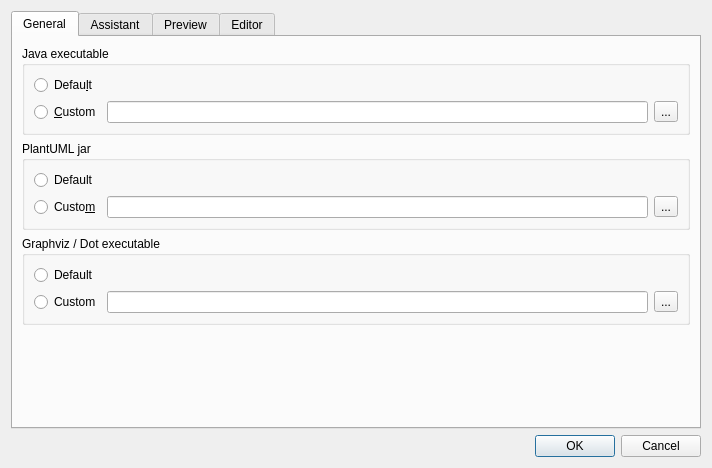
<?xml version="1.0" encoding="UTF-8"?>
<ui version="4.0">
 <class>PreferencesDialog</class>
 <widget class="QDialog" name="PreferencesDialog">
  <property name="geometry">
   <rect>
    <x>0</x>
    <y>0</y>
    <width>712</width>
    <height>468</height>
   </rect>
  </property>
  <property name="windowTitle">
   <string>Preferences</string>
  </property>
  <property name="modal">
   <bool>true</bool>
  </property>
  <layout class="QVBoxLayout" name="verticalLayout_6">
   <item>
    <widget class="QTabWidget" name="tabWidget">
     <property name="currentIndex">
      <number>0</number>
     </property>
     <widget class="QWidget" name="tab_General">
      <attribute name="title">
       <string>General</string>
      </attribute>
      <layout class="QVBoxLayout" name="verticalLayout_General">
       <item>
        <layout class="QVBoxLayout" name="verticalLayout_5">
         <item>
          <widget class="QGroupBox" name="groupBox_Java">
           <property name="title">
            <string>Java executable</string>
           </property>
           <layout class="QVBoxLayout" name="verticalLayout">
            <item>
             <widget class="QRadioButton" name="defaultJavaRadio">
              <property name="text">
               <string>Defau&amp;lt</string>
              </property>
             </widget>
            </item>
            <item>
             <layout class="QHBoxLayout" name="horizontalLayout_3">
              <item>
               <widget class="QRadioButton" name="customJavaRadio">
                <property name="text">
                 <string>&amp;Custom</string>
                </property>
               </widget>
              </item>
              <item>
               <widget class="QLineEdit" name="customJavaPathEdit"/>
              </item>
              <item>
               <widget class="QToolButton" name="customJavaPathButton">
                <property name="text">
                 <string>...</string>
                </property>
               </widget>
              </item>
             </layout>
            </item>
           </layout>
          </widget>
         </item>
         <item>
          <widget class="QGroupBox" name="groupBox_PlantUML">
           <property name="title">
            <string>PlantUML jar</string>
           </property>
           <layout class="QVBoxLayout" name="verticalLayout_2">
            <item>
             <widget class="QRadioButton" name="defaultPlatUmlRadio">
              <property name="text">
               <string>Default</string>
              </property>
             </widget>
            </item>
            <item>
             <layout class="QHBoxLayout" name="horizontalLayout_4">
              <item>
               <widget class="QRadioButton" name="customPlantUmlRadio">
                <property name="text">
                 <string>Custo&amp;m</string>
                </property>
               </widget>
              </item>
              <item>
               <widget class="QLineEdit" name="customPlantUmlEdit"/>
              </item>
              <item>
               <widget class="QToolButton" name="customPlantUmlButton">
                <property name="text">
                 <string>...</string>
                </property>
               </widget>
              </item>
             </layout>
            </item>
           </layout>
          </widget>
         </item>
         <item>
          <widget class="QGroupBox" name="groupBox_Graphviz">
           <property name="title">
            <string>Graphviz / Dot executable</string>
           </property>
           <layout class="QVBoxLayout" name="verticalLayout_3">
            <item>
             <widget class="QRadioButton" name="defaultGraphizRadio">
              <property name="text">
               <string>Default</string>
              </property>
             </widget>
            </item>
            <item>
             <layout class="QHBoxLayout" name="horizontalLayout_5">
              <item>
               <widget class="QRadioButton" name="customGraphizRadio">
                <property name="text">
                 <string>Custom</string>
                </property>
               </widget>
              </item>
              <item>
               <widget class="QLineEdit" name="customGraphizEdit"/>
              </item>
              <item>
               <widget class="QToolButton" name="customGraphizButton">
                <property name="text">
                 <string>...</string>
                </property>
               </widget>
              </item>
             </layout>
            </item>
           </layout>
          </widget>
         </item>
         <item>
          <spacer name="verticalSpacer_General">
           <property name="orientation">
            <enum>Qt::Vertical</enum>
           </property>
           <property name="sizeHint" stdset="0">
            <size>
             <width>20</width>
             <height>40</height>
            </size>
           </property>
          </spacer>
         </item>
        </layout>
       </item>
      </layout>
     </widget>
     <widget class="QWidget" name="tab_Assistant">
      <attribute name="title">
       <string>Assistant</string>
      </attribute>
      <layout class="QVBoxLayout" name="verticalLayout_Assistant">
       <item>
        <widget class="QGroupBox" name="groupBox_Assistant_File">
         <property name="title">
          <string>Assistant</string>
         </property>
         <layout class="QVBoxLayout" name="verticalLayout_11">
          <item>
           <layout class="QHBoxLayout" name="horizontalLayout_16">
            <item>
             <widget class="QLabel" name="label_6">
              <property name="text">
               <string>XML File</string>
              </property>
             </widget>
            </item>
            <item>
             <widget class="QLineEdit" name="assistantXmlEdit"/>
            </item>
            <item>
             <widget class="QToolButton" name="assistantXmlButton">
              <property name="text">
               <string>...</string>
              </property>
             </widget>
            </item>
           </layout>
          </item>
         </layout>
        </widget>
       </item>
       <item>
        <widget class="QGroupBox" name="groupBox_Assistant_Font">
         <property name="title">
          <string>Font</string>
         </property>
         <layout class="QHBoxLayout" name="horizontalLayout_14">
          <item>
           <layout class="QHBoxLayout" name="horizontalLayout_9">
            <item>
             <widget class="QFontComboBox" name="assistantInfoFontComboBox">
              <property name="sizePolicy">
               <sizepolicy hsizetype="Expanding" vsizetype="Fixed">
                <horstretch>0</horstretch>
                <verstretch>0</verstretch>
               </sizepolicy>
              </property>
             </widget>
            </item>
            <item>
             <widget class="QSpinBox" name="assistantInfoFontSizeSpinBox">
              <property name="minimum">
               <number>5</number>
              </property>
              <property name="value">
               <number>10</number>
              </property>
             </widget>
            </item>
           </layout>
          </item>
         </layout>
        </widget>
       </item>
       <item>
        <spacer name="verticalSpacer_Assistant">
         <property name="orientation">
          <enum>Qt::Vertical</enum>
         </property>
         <property name="sizeHint" stdset="0">
          <size>
           <width>20</width>
           <height>40</height>
          </size>
         </property>
        </spacer>
       </item>
      </layout>
     </widget>
     <widget class="QWidget" name="tab_Preview">
      <attribute name="title">
       <string>Preview</string>
      </attribute>
      <layout class="QVBoxLayout" name="verticalLayout_Preview">
       <item>
        <widget class="QGroupBox" name="groupBox_ImageCache">
         <property name="title">
          <string>Image &amp;Cache</string>
         </property>
         <property name="alignment">
          <set>Qt::AlignLeading|Qt::AlignLeft|Qt::AlignVCenter</set>
         </property>
         <property name="flat">
          <bool>false</bool>
         </property>
         <property name="checkable">
          <bool>true</bool>
         </property>
         <layout class="QVBoxLayout" name="verticalLayout_4">
          <item>
           <widget class="QRadioButton" name="defaultCacheRadio">
            <property name="text">
             <string>Defau&amp;lt</string>
            </property>
           </widget>
          </item>
          <item>
           <layout class="QHBoxLayout" name="horizontalLayout_6">
            <item>
             <widget class="QRadioButton" name="customCacheRadio">
              <property name="text">
               <string>Custo&amp;m</string>
              </property>
             </widget>
            </item>
            <item>
             <widget class="QLineEdit" name="customCacheEdit"/>
            </item>
            <item>
             <widget class="QToolButton" name="customCacheButton">
              <property name="text">
               <string>...</string>
              </property>
             </widget>
            </item>
           </layout>
          </item>
          <item>
           <layout class="QHBoxLayout" name="horizontalLayout_7">
            <item>
             <widget class="QLabel" name="label_9">
              <property name="text">
               <string>Max size:</string>
              </property>
             </widget>
            </item>
            <item>
             <widget class="QSpinBox" name="cacheMaxSize">
              <property name="maximum">
               <number>1000</number>
              </property>
             </widget>
            </item>
            <item>
             <widget class="QLabel" name="label_2">
              <property name="text">
               <string>MB</string>
              </property>
             </widget>
            </item>
            <item>
             <spacer name="horizontalSpacer_3">
              <property name="orientation">
               <enum>Qt::Horizontal</enum>
              </property>
              <property name="sizeHint" stdset="0">
               <size>
                <width>40</width>
                <height>20</height>
               </size>
              </property>
             </spacer>
            </item>
           </layout>
          </item>
          <item>
           <layout class="QHBoxLayout" name="horizontalLayout_8">
            <item>
             <widget class="QLabel" name="label_7">
              <property name="text">
               <string>Current size:</string>
              </property>
             </widget>
            </item>
            <item>
             <widget class="QLabel" name="cacheCurrentSizeLabel">
              <property name="sizePolicy">
               <sizepolicy hsizetype="Preferred" vsizetype="Preferred">
                <horstretch>1</horstretch>
                <verstretch>0</verstretch>
               </sizepolicy>
              </property>
              <property name="frameShape">
               <enum>QFrame::StyledPanel</enum>
              </property>
              <property name="frameShadow">
               <enum>QFrame::Sunken</enum>
              </property>
              <property name="text">
               <string/>
              </property>
             </widget>
            </item>
            <item>
             <widget class="QPushButton" name="clearCacheButton">
              <property name="sizePolicy">
               <sizepolicy hsizetype="Fixed" vsizetype="Fixed">
                <horstretch>0</horstretch>
                <verstretch>0</verstretch>
               </sizepolicy>
              </property>
              <property name="text">
               <string>Clear cache</string>
              </property>
             </widget>
            </item>
           </layout>
          </item>
         </layout>
        </widget>
       </item>
       <item alignment="Qt::AlignTop">
        <widget class="QGroupBox" name="groupBox_Preview_Other">
         <property name="title">
          <string>Refresh</string>
         </property>
         <layout class="QVBoxLayout" name="verticalLayout_12" stretch="0,0">
          <item>
           <layout class="QHBoxLayout" name="horizontalLayout_10">
            <item>
             <widget class="QLabel" name="label_3">
              <property name="text">
               <string>Auto-refresh interval:</string>
              </property>
             </widget>
            </item>
            <item>
             <widget class="QSpinBox" name="autoRefreshSpin"/>
            </item>
            <item>
             <widget class="QLabel" name="label_4">
              <property name="text">
               <string>Seconds</string>
              </property>
             </widget>
            </item>
            <item>
             <spacer name="horizontalSpacer">
              <property name="orientation">
               <enum>Qt::Horizontal</enum>
              </property>
              <property name="sizeHint" stdset="0">
               <size>
                <width>40</width>
                <height>20</height>
               </size>
              </property>
             </spacer>
            </item>
           </layout>
          </item>
          <item>
           <widget class="QCheckBox" name="refreshOnSaveCheckBox">
            <property name="text">
             <string>Refresh on save</string>
            </property>
           </widget>
          </item>
         </layout>
        </widget>
       </item>
       <item>
        <spacer name="verticalSpacer_Preview">
         <property name="orientation">
          <enum>Qt::Vertical</enum>
         </property>
         <property name="sizeHint" stdset="0">
          <size>
           <width>20</width>
           <height>40</height>
          </size>
         </property>
        </spacer>
       </item>
      </layout>
     </widget>
     <widget class="QWidget" name="tab_Editor">
      <attribute name="title">
       <string>Editor</string>
      </attribute>
      <layout class="QVBoxLayout" name="verticalLayout_Editor">
       <item>
        <widget class="QGroupBox" name="groupBox_Font">
         <property name="title">
          <string>Font</string>
         </property>
         <layout class="QHBoxLayout" name="horizontalLayout_11">
          <item>
           <layout class="QHBoxLayout" name="horizontalLayout_2">
            <item>
             <widget class="QFontComboBox" name="editorFontComboBox">
              <property name="sizePolicy">
               <sizepolicy hsizetype="Expanding" vsizetype="Fixed">
                <horstretch>0</horstretch>
                <verstretch>0</verstretch>
               </sizepolicy>
              </property>
             </widget>
            </item>
            <item>
             <widget class="QSpinBox" name="editorFontSizeSpinBox">
              <property name="minimum">
               <number>5</number>
              </property>
              <property name="value">
               <number>10</number>
              </property>
             </widget>
            </item>
           </layout>
          </item>
         </layout>
        </widget>
       </item>
       <item>
        <widget class="QGroupBox" name="groupBox_Indention">
         <property name="title">
          <string>Indention</string>
         </property>
         <layout class="QVBoxLayout" name="verticalLayout_9">
          <item>
           <widget class="QCheckBox" name="autoIndentCheckBox">
            <property name="text">
             <string>Autoindent</string>
            </property>
            <property name="checked">
             <bool>true</bool>
            </property>
           </widget>
          </item>
          <item>
           <widget class="QCheckBox" name="useSpacesInsteadTabsCheckBox">
            <property name="text">
             <string>Use Spaces instead Tabs</string>
            </property>
           </widget>
          </item>
          <item>
           <layout class="QHBoxLayout" name="horizontalLayout_13">
            <item>
             <layout class="QHBoxLayout" name="horizontalLayout_12">
              <item>
               <widget class="QLabel" name="label">
                <property name="text">
                 <string>Indent size:</string>
                </property>
               </widget>
              </item>
              <item>
               <widget class="QSpinBox" name="indentSizeSpinBox">
                <property name="minimum">
                 <number>1</number>
                </property>
                <property name="value">
                 <number>4</number>
                </property>
               </widget>
              </item>
             </layout>
            </item>
            <item>
             <spacer name="horizontalSpacer_2">
              <property name="orientation">
               <enum>Qt::Horizontal</enum>
              </property>
              <property name="sizeHint" stdset="0">
               <size>
                <width>40</width>
                <height>20</height>
               </size>
              </property>
             </spacer>
            </item>
           </layout>
          </item>
         </layout>
        </widget>
       </item>
       <item>
        <widget class="QGroupBox" name="groupBox_Editor_Other">
         <property name="title">
          <string>Other</string>
         </property>
         <layout class="QVBoxLayout" name="verticalLayout_8">
          <item>
           <widget class="QCheckBox" name="useLastDocumentCheckBox">
            <property name="text">
             <string>Load last file on startup</string>
            </property>
           </widget>
          </item>
         </layout>
        </widget>
       </item>
       <item>
        <spacer name="verticalSpacer_Editor">
         <property name="orientation">
          <enum>Qt::Vertical</enum>
         </property>
         <property name="sizeHint" stdset="0">
          <size>
           <width>20</width>
           <height>308</height>
          </size>
         </property>
        </spacer>
       </item>
      </layout>
     </widget>
    </widget>
   </item>
   <item>
    <layout class="QHBoxLayout" name="horizontalLayout">
     <item>
      <spacer name="horizontalSpacer_4">
       <property name="orientation">
        <enum>Qt::Horizontal</enum>
       </property>
       <property name="sizeHint" stdset="0">
        <size>
         <width>40</width>
         <height>20</height>
        </size>
       </property>
      </spacer>
     </item>
     <item>
      <widget class="QDialogButtonBox" name="buttonBox">
       <property name="sizePolicy">
        <sizepolicy hsizetype="Fixed" vsizetype="Fixed">
         <horstretch>0</horstretch>
         <verstretch>0</verstretch>
        </sizepolicy>
       </property>
       <property name="orientation">
        <enum>Qt::Horizontal</enum>
       </property>
       <property name="standardButtons">
        <set>QDialogButtonBox::Cancel|QDialogButtonBox::Ok</set>
       </property>
      </widget>
     </item>
    </layout>
   </item>
  </layout>
 </widget>
 <resources/>
 <connections>
  <connection>
   <sender>buttonBox</sender>
   <signal>accepted()</signal>
   <receiver>PreferencesDialog</receiver>
   <slot>accept()</slot>
   <hints>
    <hint type="sourcelabel">
     <x>248</x>
     <y>254</y>
    </hint>
    <hint type="destinationlabel">
     <x>157</x>
     <y>274</y>
    </hint>
   </hints>
  </connection>
  <connection>
   <sender>buttonBox</sender>
   <signal>rejected()</signal>
   <receiver>PreferencesDialog</receiver>
   <slot>reject()</slot>
   <hints>
    <hint type="sourcelabel">
     <x>316</x>
     <y>260</y>
    </hint>
    <hint type="destinationlabel">
     <x>286</x>
     <y>274</y>
    </hint>
   </hints>
  </connection>
 </connections>
</ui>
